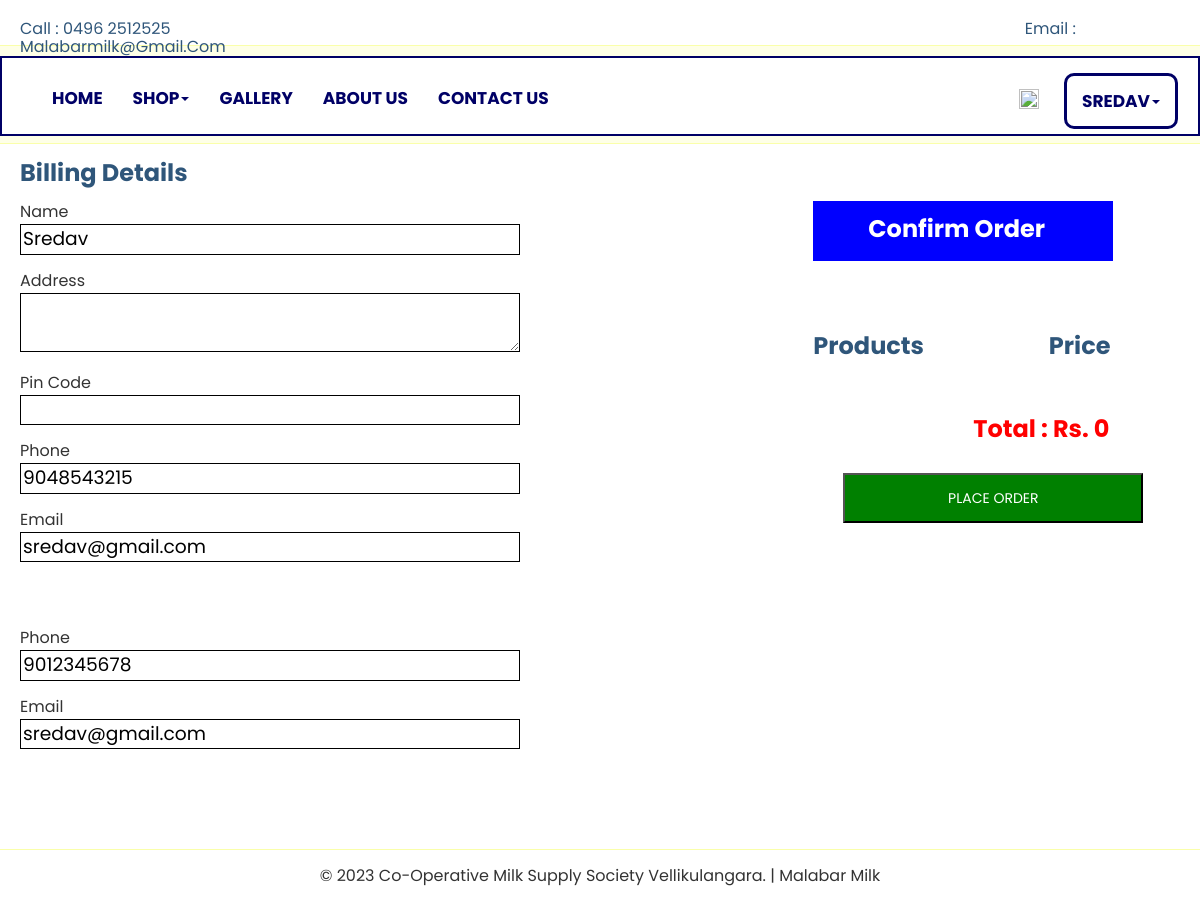
The page /webapp/checkoutpage/ (signed in) on the database its author committed.
### adminapp/models.py (models this page shows)
class registerdb(models.Model):
    Username = models.CharField(max_length=50, null=True, blank=True)
    email = models.EmailField(max_length=50, null=True, blank=True)
    mobile = models.IntegerField(null=True, blank=True)
    Password = models.CharField(max_length=50, null=True, blank=True)

### webapp/views.py (the view)
# urls.py: path('checkoutpage/', views.checkoutpage, name="checkoutpage"),
def checkoutpage(request):
    cart = cartdb.objects.filter(Username=request.session['Username'])
    data = registerdb.objects.filter(Username=request.session['Username'])
    totalprice = 0
    for i in cart:
        totalprice = totalprice+i.Totalprice
    return render(request, "checkout.html", {'cart':cart, 'totalprice':totalprice, 'data':data})

### webapp/templates/checkout.html (shortened to what this page needs)
<!DOCTYPE html>
{% extends 'webhome.html' %}
{% block content %}
<html lang="en">
<head>
</head>
<body>
    <section class="checkout spad">
        <div class="container">
            <div class="row">
                <div class="col-lg-12">
                </div>
            </div>
            <div class="checkout__form">
                <h4>Billing Details</h4>
                <form method="post" action="{% url 'placeorder' %}">
                    <div class="row">
                        <div class="col-lg-8 col-md-6">
                            <div class="row">
                                <div class="col-lg-6">
                                    <div class="checkout__input">
                                        {% if request.session.Username %}
                                        <p>Name</p>
                                        <input type="text" required name="name" value="{{request.session.Username}}" style="color:black;font-size:14pt;width:500px;border:1px solid black;">
                                        {% endif %}
                                    </div>
                                </div>
                            </div>
                            <div class="checkout__input">
                                <p>Address</p>
                                <textarea name="address" required style="color:black;font-size:14pt;width:500px;border:1px solid black;" placeholder="Street Address" class="checkout__input__add"> </textarea>
                            </div>
                            <div class="checkout__input">
                                <p>Pin Code</p>
                                <input name="pin" required type="text" style="color:black;font-size:14pt;width:500px;border:1px solid black;">
                            </div>
                {% for i in data %}
                                    <div class="checkout__input">
                                        <p>Phone</p>
                                        <input name="phone" required value="{{i.mobile}}" type="tel" pattern="[0-9]{10}" style="color:black;font-size:14pt;width:500px;border:1px solid black;">
                                    </div>
                                    <div class="checkout__input">
                                        <p>Email</p>
                                        <input required name="email" value="{{i.email}}" type="text" style="color:black;font-size:14pt;width:500px;
                                        border:1px solid black;margin-bottom:50px;">
                                    </div>
                            {% endfor %}
                        </div>
                        <div class="col-lg-4 col-md-6">
                            <div class="checkout__order">
        <h4 style="background-color:blue;color:white;width:300px;padding-left:55px;
        height:60px;padding-top:15px;">Confirm Order</h4><br><br>
                                <table width="100%">
                                    <tr style="font-size:16pt;font-weight:bold;height:75px;">
                                        <td><h4>Products</h4></td>
                                        <td><h4>Price</h4></td>
                                    </tr>
                                </table>
                                <div class="checkout__order__total" style="margin-top:40px;">
                                    <h4 style="color:red;margin-left:160px;">Total :<span style="color:red;">   Rs. {{totalprice}}</span></h4></div>
                                <button type="submit" style="width:300px;height:50px;background-color:green;margin-left:30px;color:white;margin-top:30px;"
                                        class="site-btn">PLACE ORDER</button>
                            </div>
                        </div>
                    </div>
                </form>
            </div>
        </div>
    </section>
</body>
</html>
{% endblock %}

### webapp/static/css/global.css (style rules this page uses)
body { font-family: 'Poppins', sans-serif; text-transform:capitalize; }
h1,h2,h3,h4,h5,h6 { padding:0; margin:0; color:#2f567a; font-weight:bold; }
p { padding:0; margin:0; font-size:16px; margin-top:15px; color:#333; }
h4 { font-size:24px; margin-top:15px; }
@media (min-width:992px) and (max-width:1200px) { .container { width:100%; padding-left:20px; padding-right:20px; } }

### rows shown on the page
registerdb: phone "9048543215", email "sredav@gmail.com"
registerdb: phone "9012345678", email "sredav@gmail.com"

### other values the page prints
{{ request.session.Username }} "SREDAV"
{{ totalprice }} "0"
